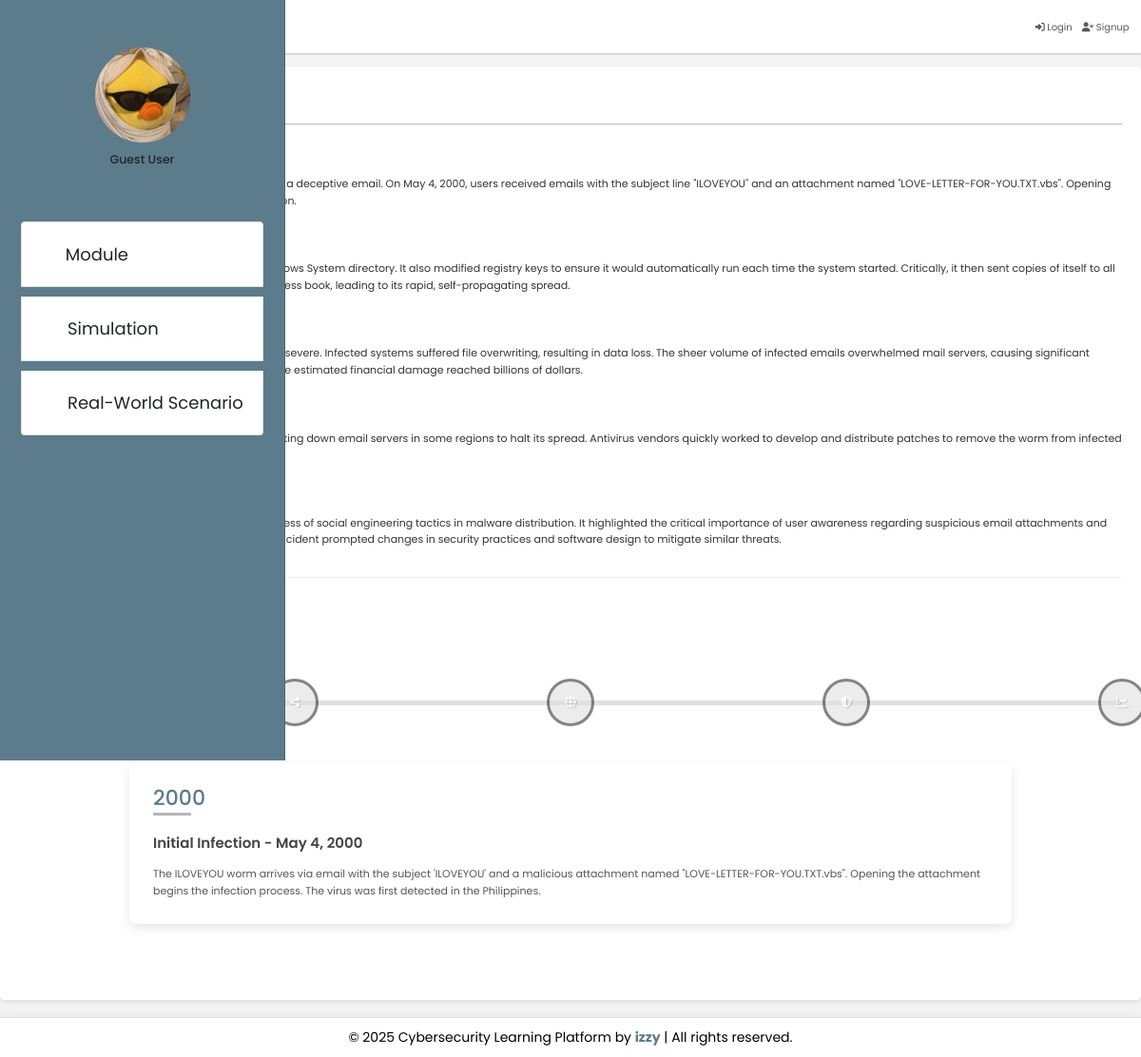
The page /iloveyou_history.php on the database its author committed.
### tables this page shows
CREATE TABLE IF NOT EXISTS timeline_events (
    id INT AUTO_INCREMENT PRIMARY KEY,
    malware_id INT NOT NULL,
    title VARCHAR(100) NOT NULL,
    year VARCHAR(20) NOT NULL,
    description TEXT,
    icon_class VARCHAR(50) NOT NULL,
    event_order INT NOT NULL,
    created_at TIMESTAMP DEFAULT CURRENT_TIMESTAMP,
    updated_at TIMESTAMP DEFAULT CURRENT_TIMESTAMP ON UPDATE CURRENT_TIMESTAMP,
    FOREIGN KEY (malware_id) REFERENCES malware_types(id) ON DELETE CASCADE
);

### includes/timeline_functions.php (called while the page is built, shortened)
<?php
require_once 'db_connect.php';
function getTimelineEvents($malware_id) {
    global $conn;
    $events = array();
    if (is_numeric($malware_id)) {
        $condition = "m.id = ?";
    } else {
        $condition = "m.slug = ?";
    }
    $sql = "SELECT e.*, m.name as malware_name
            FROM timeline_events e
            JOIN malware_types m ON e.malware_id = m.id
            WHERE $condition
            ORDER BY e.event_order ASC";
    $stmt = $conn->prepare($sql);
    $stmt->bind_param(is_numeric($malware_id) ? "i" : "s", $malware_id);
    $stmt->execute();
    $result = $stmt->get_result();
    if ($result->num_rows > 0) {
        while ($row = $result->fetch_assoc()) {
            $events[] = $row;
        }
    }
    return $events;
}
?>

### iloveyou_history.php (the view, shortened to what this page needs)
<?php include 'header.php'; ?>
<?php include 'sidebar.php'; ?>
<head>
    <link rel="stylesheet" href="css/iloveyou_history.css">
    <link rel="stylesheet" href="https://cdnjs.cloudflare.com/ajax/libs/font-awesome/6.4.2/css/all.min.css">
</head>
<section class="history-details">
    <h1 class="heading">ILOVEYOU Virus (2000)</h1>
    <div class="detail-content">
        <div class="detail-section">
            <h2>Infect</h2>
            <p>
                The ILOVEYOU worm's infection process began with a deceptive email. On May 4, 2000, users received emails with the subject line "ILOVEYOU" and an attachment named "LOVE-LETTER-FOR-YOU.TXT.vbs".
                Opening this attachment, a VBScript file, initiated the infection.
            </p>
        </div>
        <div class="detail-section">
            <h2>Propagation</h2>
            <p>
                Upon execution, the worm copied itself to the Windows System directory. It also modified registry keys to ensure it would automatically run each time the system started.
                Critically, it then sent copies of itself to all contacts found in the user's Microsoft Outlook address book, leading to its rapid, self-propagating spread.
            </p>
        </div>
        <div class="detail-section">
            <h2>Damage (Impact)</h2>
            <p>
                The ILOVEYOU worm's impact was widespread and severe. Infected systems suffered file overwriting, resulting in data loss. The sheer volume of infected emails overwhelmed mail servers, causing significant disruptions to communication systems globally. The estimated financial damage reached billions of dollars.
            </p>
        </div>
        <div class="detail-section">
            <h2>Recovery</h2>
            <p>
                Efforts to contain the ILOVEYOU worm involved shutting down email servers in some regions to halt its spread. Antivirus vendors quickly worked to develop and distribute patches to remove the worm from infected systems.
            </p>
        </div>
        <div class="detail-section">
            <h2>Lessons Learned</h2>
            <p>
                The ILOVEYOU outbreak underscored the effectiveness of social engineering tactics in malware distribution. It highlighted the critical importance of user awareness regarding suspicious email attachments and the need for robust email security measures. The incident prompted changes in security practices and software design to mitigate similar threats.
            </p>
        </div>
    </div>
    <?php
    require_once 'includes/timeline_functions.php';
    $events = getTimelineEvents('iloveyou');
    ?>
    <div class="timeline-section">
        <h2 class="section-title">Timeline of the Attack</h2>
        <div class="timeline-container">
            <div class="timeline-line">
                <?php
                if (empty($events)) {
                    $hardcodedEvents = [
                        ['title' => 'Initial Infection', 'icon_class' => 'fa-virus'],
                        ['title' => 'Rapid Propagation', 'icon_class' => 'fa-share-alt'],
                        ['title' => 'Global Disruption', 'icon_class' => 'fa-globe'],
                        ['title' => 'Containment Efforts', 'icon_class' => 'fa-shield-alt'],
                        ['title' => 'Aftermath', 'icon_class' => 'fa-chart-line']
                    ];
                    foreach ($hardcodedEvents as $index => $event):
                ?>
                <div class="timeline-point" data-index="<?php echo $index; ?>" aria-label="<?php echo htmlspecialchars($event['title']); ?>">
                    <i class="fas <?php echo htmlspecialchars($event['icon_class']); ?>"></i>
                </div>
                <?php
                    endforeach;
                } else {
                    foreach ($events as $index => $event):
                ?>
                <div class="timeline-point" data-index="<?php echo $index; ?>" aria-label="<?php echo htmlspecialchars($event['title']); ?>">
                    <i class="fas <?php echo htmlspecialchars($event['icon_class']); ?>"></i>
                </div>
                <?php
                    endforeach;
                }
                ?>
            </div>
            <?php
            if (empty($events)) {
                $hardcodedEventDetails = [
                    ['year' => '2000', 'title' => 'Initial Infection - May 4, 2000',
                     'description' => 'The ILOVEYOU worm arrives via email with the subject "ILOVEYOU" and a malicious attachment. Opening the attachment begins the infection process. The virus was first detected in the Philippines.'],
                    ['year' => '2000', 'title' => 'Rapid Propagation - Hours Later',
                     'description' => 'Within hours, the worm replicates and sends copies of itself to all Outlook contacts, spreading exponentially across the world.'],
                    ['year' => '2000', 'title' => 'Global Disruption - Same Day',
                     'description' => 'Email servers are overwhelmed globally due to the massive volume of infected messages, causing widespread communication disruptions.'],
                    ['year' => '2000', 'title' => 'Containment Efforts - Days Later',
                     'description' => 'Efforts to contain the worm include shutting down mail servers and urging users not to open suspicious attachments.'],
                    ['year' => '2000', 'title' => 'Aftermath - Weeks Later',
                     'description' => 'The total economic impact of the ILOVEYOU worm is assessed, with estimates reaching between $5-10 billion in damages. It infected an estimated 10% of all internet-connected computers worldwide, making it one of the most destructive viruses in history.']
                ];
                foreach ($hardcodedEventDetails as $index => $event):
            ?>
            <div class="timeline-event-card" data-index="<?php echo $index; ?>">
                <h2><?php echo htmlspecialchars($event['year']); ?></h2>
                <h3><?php echo htmlspecialchars($event['title']); ?></h3>
                <p><?php echo htmlspecialchars($event['description']); ?></p>
            </div>
            <?php
                endforeach;
            } else {
                foreach ($events as $index => $event):
            ?>
            <div class="timeline-event-card" data-index="<?php echo $index; ?>">
                <h2><?php echo htmlspecialchars($event['year']); ?></h2>
                <h3><?php echo htmlspecialchars($event['title']); ?></h3>
                <p><?php echo htmlspecialchars($event['description']); ?></p>
            </div>
            <?php
                endforeach;
            }
            ?>
        </div>
    </div>
</section>
<?php include 'footer.php'; ?>

### header.php (shortened to what this page needs)
<!DOCTYPE html>
<html lang="en">
<head>
    <link rel="stylesheet" href="bootstrap.min.css">
    <link rel="stylesheet" href="css/dashboard.css">    <link rel="stylesheet" href="css/timeline_fix.css">    <link rel="stylesheet" href="css/welcome.css">
    <link rel="stylesheet" href="css/gender_selection.css">
    <link rel="stylesheet" href="css/bootstrap-layout.css">
    <link rel="stylesheet" href="css/page-specific.css">
    <link rel="stylesheet" href="https://cdnjs.cloudflare.com/ajax/libs/font-awesome/6.4.2/css/all.min.css">
</head>
<?php
$current_page = 'dashboard-page';
?>
<body class="<?php echo $current_page; ?>">
    <header class="header navbar navbar-expand-lg navbar-light bg-white shadow-sm py-2">
        <div class="container-fluid">
            <a href="dashboard.php" class="navbar-brand">
            </a>
            <div class="collapse navbar-collapse" id="navbarNav">
                <ul class="navbar-nav ms-auto">
                    <?php if(isset($_SESSION['user_id'])): ?>
                        <li class="nav-item">
                            <a class="nav-link" href="profile.php"><i class="fas fa-user-circle"></i> Profile</a>
                        </li>
                        <li class="nav-item">
                            <a class="nav-link" href="logout.php"><i class="fas fa-sign-out-alt"></i> Logout</a>
                        </li>
                    <?php else: ?>
                        <li class="nav-item">
                            <a class="nav-link" href="login.php"><i class="fas fa-sign-in-alt"></i> Login</a>
                        </li>
                        <li class="nav-item">
                            <a class="nav-link" href="signup.php"><i class="fas fa-user-plus"></i> Signup</a>
                        </li>
                    <?php endif; ?>
                </ul>
            </div>
        </div>
    </header>
</body>
</html>

### sidebar.php (shortened to what this page needs)
<div class="side-bar">
    <div class="p-3">
        <div class="profile text-center mb-4">
            <?php if(isset($_SESSION['user_id'])): ?>
                <?php
                    $avatarPath = 'images/avatars/male.png';
                    if(isset($_SESSION['gender']) && $_SESSION['gender'] === 'female') {
                        $avatarPath = 'images/avatars/female.png';
                    }
                ?>
                <img src="<?php echo $avatarPath; ?>" alt="User Avatar" class="rounded-circle mb-3" width="80">
                <h5 class="mb-1"><?php echo htmlspecialchars($_SESSION['username']); ?></h5>
                <span class="badge bg-secondary">Student</span>
            <?php else: ?>
                <img src="images/user.jpg" alt="" class="rounded-circle mb-3" width="80">
                <h5 class="mb-1">Guest User</h5>
            <?php endif; ?>
        </div>
        <nav class="navbar flex-column">
            <div class="list-group">
                <a href="module.php" class="list-group-item list-group-item-action">
                    <i class="fas fa-book me-2"></i> Module
                </a>
                <a href="simulation.php" class="list-group-item list-group-item-action">
                    <i class="fas fa-shield me-2"></i> Simulation
                </a>
                <a href="history.php" class="list-group-item list-group-item-action">
                    <i class="fas fa-history me-2"></i> Real-World Scenario
                </a>
            </div>
        </nav>
    </div>
</div>

### footer.php (shortened to what this page needs)
    <footer class="footer mt-auto py-3 bg-white border-top">
        <div class="container text-center">
            &copy; 2025 Cybersecurity Learning Platform by <span class="fw-bold">izzy</span> | All rights reserved.
        </div>
    </footer>
</body>
</html>

### css/dashboard.css (style rules this page uses)
.dashboard-page { font-family: 'Nunito', sans-serif; margin:0; padding:0; box-sizing: border-box; outline: none; border:none; text-decoration: none; }
:root { --primary-color: #5C7C8B; --secondary-color: #b7b7b7; --dark-color: #333; --light-color: #f4f4f4; --white-color: #fff; --black-color: #000; --red-color: #f44336; --light-bg: #eee; --border: 1px solid rgba(0, 0, 0, 0.2); --transition: 0.3s; }
.dashboard-page { background-color: var(--light-color); min-height: 100vh; display: flex; flex-direction: column; padding-bottom: 5rem; }
.dashboard-page section, .dashboard-page .profile-container { padding: 2rem; max-width: 1200px; margin: 7rem auto 6rem; width: 100%; transition: all 0.3s ease; }
.dashboard-page .heading { font-size: 2.5rem; color:var(--black); margin-bottom: 2.5rem; border-bottom: var(--border); padding-bottom: 1.5rem; text-transform: capitalize; }
.dashboard-page .header { position: fixed; top: 0; left: 0; right: 0; width: 100% !important; max-width: 100% !important; z-index: 1000; background-color: var(--white-color); border-bottom: var(--border); padding: 0; margin: 0; box-sizing: border-box; }
.dashboard-page .side-bar { position: fixed; top: 0; left: 0; height: 100vh; width: 30rem; background-color: var(--primary-color); border-right: var(--border); z-index: 1200; }
.dashboard-page .side-bar .profile { padding: 3rem 2rem; text-align: center; }
.dashboard-page .side-bar .profile img { width: 10rem; height: 10rem; border-radius: 50%; object-fit: cover; margin-bottom: .5rem; }
.dashboard-page .side-bar .navbar a { display: block; padding: 2rem; margin: .5rem 0; font-size: 1.8rem; }
.dashboard-page .side-bar .navbar a i { color: var(--white-color); margin-right: 1.5rem; transition: .2s linear; }
@media (max-width:1200px) { body { padding-left: 0; } }
@media (max-width:1200px) { .side-bar { transition: .2s linear; left: -30rem; } }
.dashboard-page .footer { position: fixed; left: 0; right: 0; bottom: 0; width: 100% !important; max-width: 100% !important; background-color: var(--white-color); border-top: var(--border); text-align: center; font-size: 1.4rem; padding: 1.5rem 0; color: var(--black-color); z-index: 1000; box-shadow: 0 -2px 10px rgba(0,0,0,0.05); box-sizing: border-box; margin: 0; }
.dashboard-page .footer span { color: var(--primary-color); }
.footer { position: fixed; left: 0; right: 0; bottom: 0; width: 100% !important; max-width: 100% !important; background-color: var(--white-color); border-top: var(--border); text-align: center; font-size: 1.4rem; padding: 1.5rem 0; color: var(--black-color); z-index: 1000; box-shadow: 0 -2px 10px rgba(0,0,0,0.05); }
.dashboard-page .header, .dashboard-page .footer, .footer { width: 100vw !important; left: 0 !important; right: 0 !important; max-width: none !important; }
@media screen and (min-width: 1px) { .dashboard-page .header, .dashboard-page .footer, .footer { width: 100vw !important; max-width: 100vw !important; } }
body, html { margin: 0 !important; padding: 0 !important; overflow-x: hidden !important; max-width: 100vw !important; width: 100% !important; box-sizing: border-box !important; }
header.header, .header, footer.footer, .footer { position: fixed !important; left: 0 !important; right: 0 !important; width: 100% !important; width: 100vw !important; max-width: 100vw !important; margin-left: 0 !important; margin-right: 0 !important; padding-left: 0 !important; padding-right: 0 !important; box-sizing: border-box !important; transform: none !important; z-index: 1000 !important; overflow: visible !important; }
.dashboard-page.active .header, .dashboard-page.active .footer, .dashboard-page:not(.active) .header, .dashboard-page:not(.active) .footer { left: 0 !important; right: 0 !important; width: 100vw !important; max-width: 100vw !important; }
.footer { bottom: 0 !important; position: fixed !important; background-color: var(--white-color) !important; }
.header { top: 0 !important; position: fixed !important; }

### css/timeline_fix.css (style rules this page uses)
.timeline-event-card::before, .timeline-event-card::after { display: none !important; }

### css/all.css (style rules this page uses)
* { margin: 0; padding: 0; font-family: 'Poppins', sans-serif; box-sizing: border-box; outline: none; border: none; text-decoration: none; }
html { font-size: 62.5%; }

### rows shown on the page
timeline_events: year "2000", title "Initial Infection - May 4, 2000", description "The ILOVEYOU worm arrives via email with the subject 'ILOVEYOU' and a malicious attachment named \"LOVE-LETTER-FOR-YOU.TXT.vbs\". Opening the attachment begins the infection process. The virus was first detected in the Philippines."
